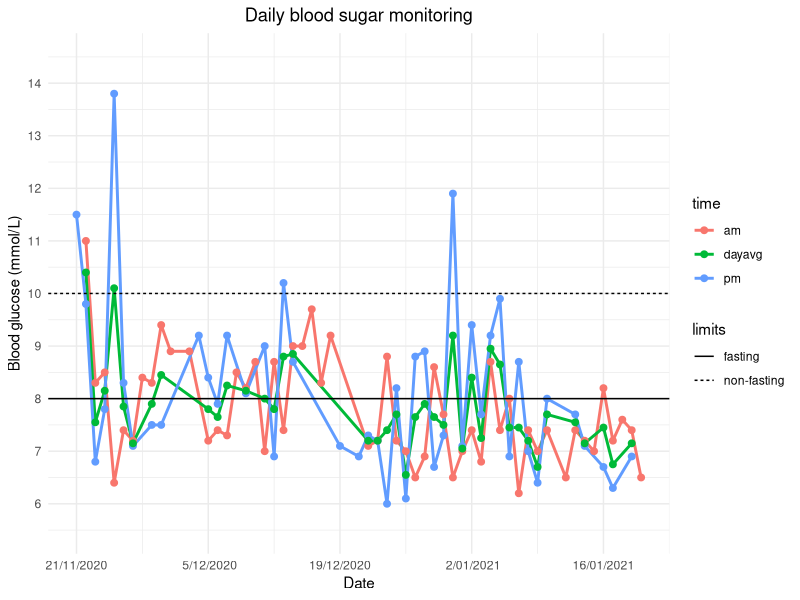
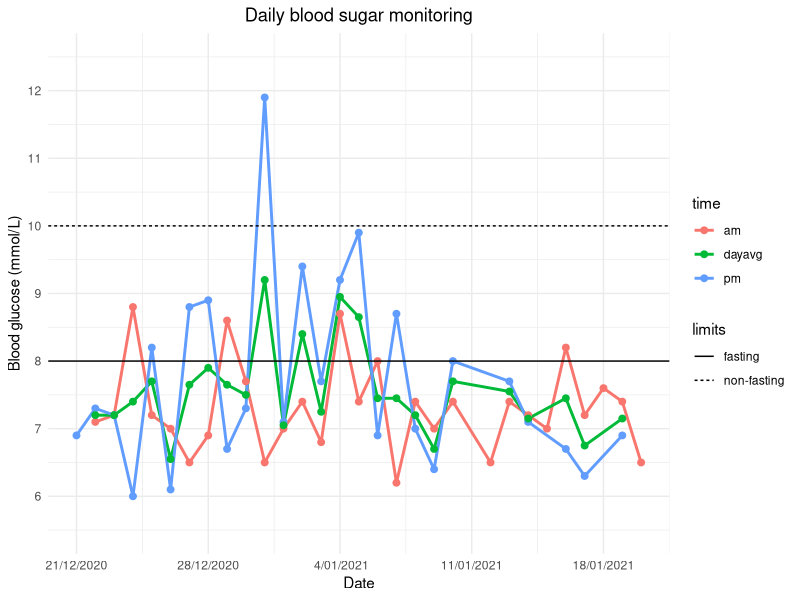
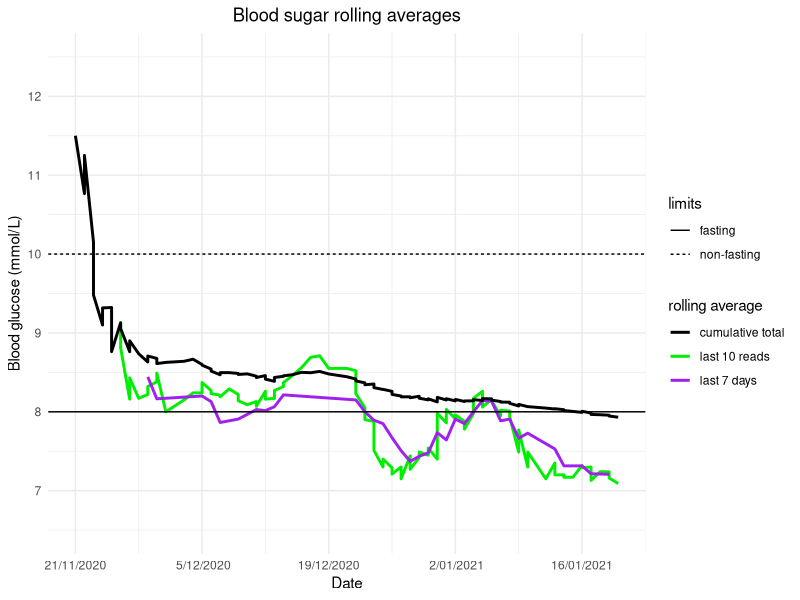
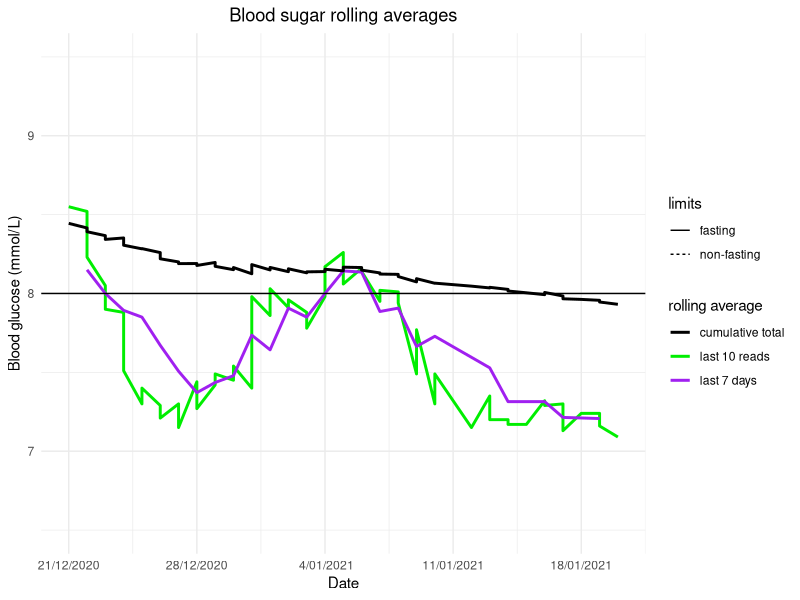
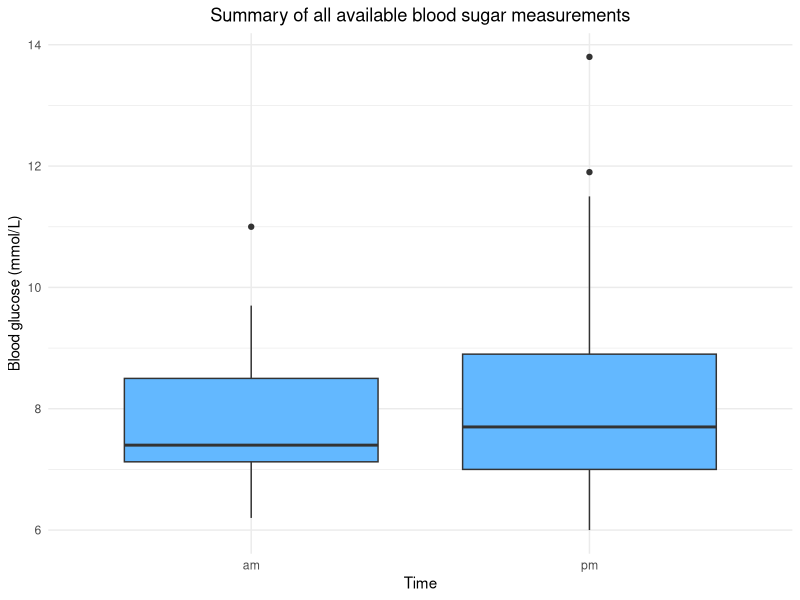

R code for these plots, in order:
# Blood sugar monitoring data
# Script Claire Styles
# R version 4.0.3 (2020-10-10)

# Packages and settings required
library(dplyr)
library(ggplot2)

theme_set(theme_minimal() +
            theme(plot.title = element_text(hjust = 0.5),
                  plot.subtitle = element_text(hjust = 0.5)))



# Core data ---------------------------------------------------------------

# Wide
sugarwide <- read.csv("sugar.csv", header = TRUE)
sugarwide$date <- as.Date(sugarwide$date, format = "%e/%m/%Y")
sugarwide$sug.dayavg <- apply(sugarwide[, c(2,3)], 1, mean)


# Long
rawlong <- reshape(sugarwide, varying=2:4, direction = "long")
sugarlong <- na.omit(rawlong[, -4])
row.names(sugarlong) <- c()
rm(rawlong)



# Rolling averages --------------------------------------------------------

# Average of last (complete) 7 days

avebyday <- na.omit(select(sugarwide, date, sug.dayavg))
avebyday$sug.7dayavg <- NA

for(i in 7:length(avebyday$sug.dayavg)){
  avrange <- (i-6):i
  rolldat <- avebyday[avrange,]
  avebyday$sug.7dayavg[i] <- mean(rolldat$sug.dayavg)
}


# Averages by readings: last 10, and cumulative
avebyread <- arrange(sugarlong, date, time) %>% filter(time == "am" | time == "pm")
avebyread$r10avg <- NA
avebyread$cmltv <- NA

for(i in 1:length(avebyread$sug)){
  cmltvrange <- 1:i
  cmltvdat <- avebyread[cmltvrange,]
  avebyread$cmltv[i] <- mean(cmltvdat$sug, na.rm = TRUE)
  
  if(i > 9){
    rollrange <- (i-9):i
    rolldat <- avebyread[rollrange,]
    avebyread$r10avg[i] <- mean(rolldat$sug, na.rm = TRUE)
  }
}

rm(cmltvrange, cmltvdat, rollrange, rolldat, i)


# Rolling average dataframe

rolling <- merge(avebyread[, c(1,4,5)], avebyday[, c(1,3)], all.x = TRUE)
colnames(rolling) <- c("date", "reads10", "cmltv", "days7")



# Plot functions and ref data ----------------------------------------------

line.data <- data.frame(yintercept = c(8,10), 
                        limits = c("fasting", "non-fasting"))

## Detailed line graph function with options for period of time

plotter <- function(df, type = "daily", numdays = "all"){
  # use numdays to specify time period in number of recent days
  
  # check that arguments are valid
  case <- tolower(type)
  stopifnot(case %in% c("daily", "rolling"))
  stopifnot(is.numeric(numdays) | numdays == "all")
  
  # data to use according to numdays specification
  if(numdays == "all"){
    daystart <- min(df$date)
    dat <- df
    interval <- "14 days"
  }
  
  else{
    daystart <- max(df$date)-numdays 
    stopifnot(daystart > min(df$date))
    dat <- subset(df, subset = date >= daystart)
    interval <- "7 days"
  }
  
  # variables for axis limits according to data subset to be plotted
  sugdat <- na.omit(switch(case, 
                           daily = dat[,3], 
                           rolling = Reduce(union, dat[, -1])))
  minax <- floor(min(sugdat)) - 0.5
  maxax <- ceiling(max(sugdat)) + 0.5
  
  # plot function
  
  switch(case,
         
         daily = ggplot(dat, aes(x = date, y = sug, colour = time)) + 
           geom_line(size = 1) + geom_point(size = 2) + 
           labs(title = "Daily blood sugar monitoring"),
         
         rolling = ggplot(dat, aes(x = date)) + 
           geom_line(data = dat[!is.na(dat$reads10),], 
                     aes(y = reads10, colour = "last 10 reads"), size = 1) + 
           geom_line(data = dat[!is.na(dat$days7),], 
                     aes(y = days7, colour = "last 7 days"), size = 1) + 
           geom_line(aes(y = cmltv, colour = "cumulative total"), size = 1) +
           scale_colour_manual("rolling average", 
                               values = c("black", "green2", "purple")) +
           labs(title = "Blood sugar rolling averages")) + 
    
    geom_hline(aes(yintercept = yintercept, linetype = limits), line.data) +  
    scale_x_date(breaks = seq(daystart, max(dat$date), 
                              by = interval), date_labels = "%e/%m/%Y") + 
    scale_y_continuous(limits = c(minax, maxax), 
                       breaks = seq(minax + 0.5, maxax - 0.5, 1),
                       labels = seq(minax + 0.5, maxax - 0.5, 1)) +
    labs(x = "Date", y = "Blood glucose (mmol/L)")
  
}


# Boxplot of all measurements
boxplot <- avebyread %>% select(time, sug) %>% 
  ggplot(aes(x = time, y = sug)) + 
  geom_boxplot(fill = "steelblue1", na.rm = TRUE) + 
  labs(title = "Summary of all available blood sugar measurements", 
       x = "Time", y = "Blood glucose (mmol/L)")



# Produce graphs ----------------------------------------------------------

# Daily measurements with daily average
print(plotter(sugarlong)) # all data
print(plotter(sugarlong, numdays = 30)) # last 30 days


# Rolling average graph
print(plotter(rolling, type = "rolling")) # all data
print(plotter(rolling, type = "rolling", numdays = 30)) # last 30 days


# Boxplot
print(boxplot)
